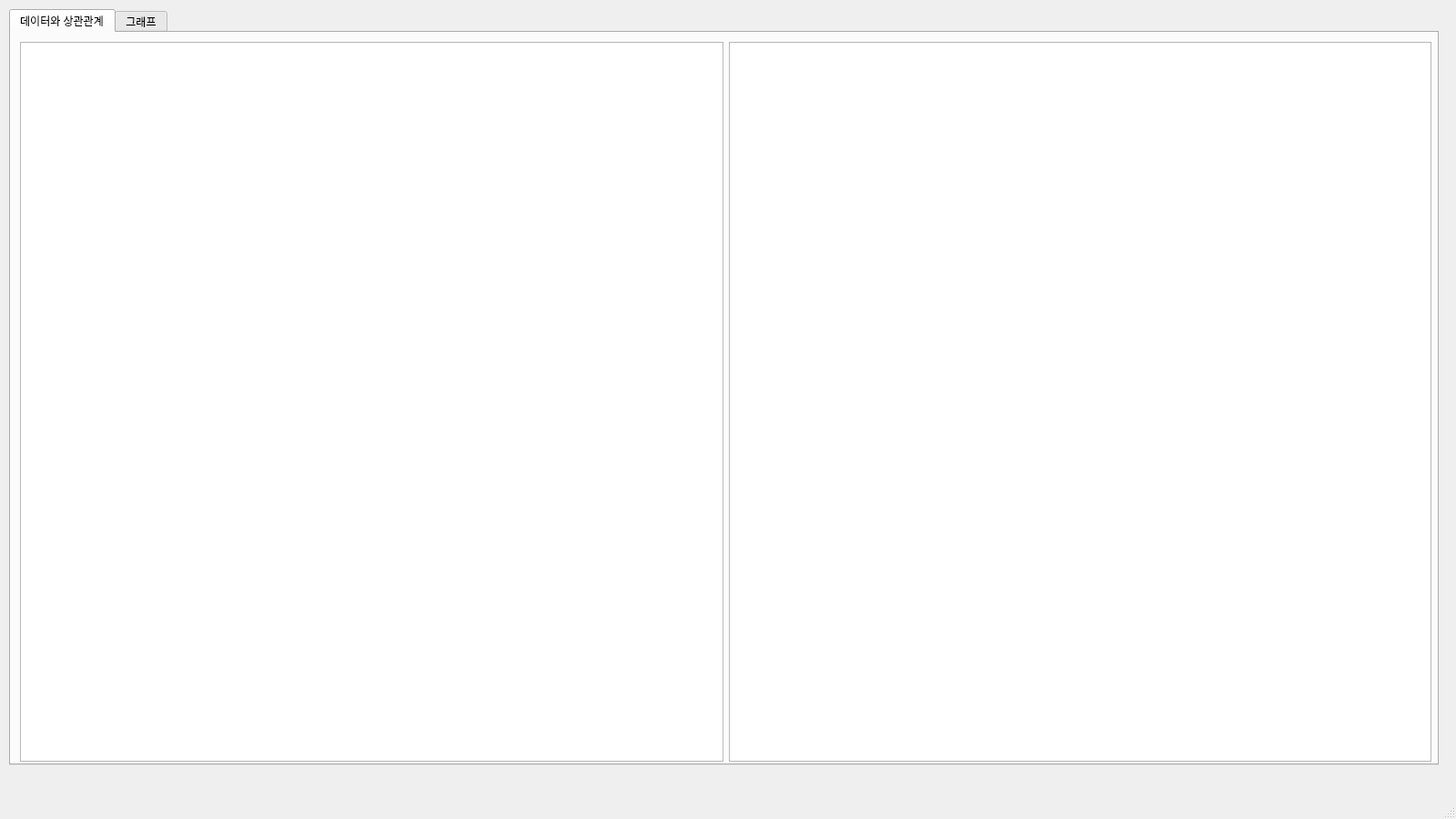
<?xml version="1.0" encoding="UTF-8"?>
<ui version="4.0">
 <class>MainWindow</class>
 <widget class="QMainWindow" name="MainWindow">
  <property name="geometry">
   <rect>
    <x>0</x>
    <y>0</y>
    <width>1600</width>
    <height>900</height>
   </rect>
  </property>
  <property name="windowTitle">
   <string>MainWindow</string>
  </property>
  <widget class="QWidget" name="centralwidget">
   <widget class="QTabWidget" name="tabWidget">
    <property name="geometry">
     <rect>
      <x>10</x>
      <y>10</y>
      <width>1571</width>
      <height>831</height>
     </rect>
    </property>
    <property name="currentIndex">
     <number>0</number>
    </property>
    <widget class="QWidget" name="tab">
     <attribute name="title">
      <string>데이터와 상관관계</string>
     </attribute>
     <widget class="QWidget" name="gridLayoutWidget">
      <property name="geometry">
       <rect>
        <x>10</x>
        <y>10</y>
        <width>1551</width>
        <height>791</height>
       </rect>
      </property>
      <layout class="QGridLayout" name="gridLayout">
       <item row="0" column="0">
        <layout class="QHBoxLayout" name="horizontalLayout">
         <item>
          <layout class="QVBoxLayout" name="verticalLayout">
           <item>
            <widget class="QListView" name="dataView"/>
           </item>
          </layout>
         </item>
        </layout>
       </item>
       <item row="0" column="1">
        <layout class="QVBoxLayout" name="verticalLayout_2">
         <item>
          <layout class="QVBoxLayout" name="verticalLayout_3">
           <item>
            <widget class="QListView" name="summaryView"/>
           </item>
          </layout>
         </item>
         <item>
          <layout class="QVBoxLayout" name="chartLayout"/>
         </item>
        </layout>
       </item>
      </layout>
     </widget>
    </widget>
    <widget class="QWidget" name="tab_2">
     <attribute name="title">
      <string>그래프</string>
     </attribute>
    </widget>
   </widget>
  </widget>
  <widget class="QMenuBar" name="menubar">
   <property name="geometry">
    <rect>
     <x>0</x>
     <y>0</y>
     <width>1600</width>
     <height>21</height>
    </rect>
   </property>
  </widget>
  <widget class="QStatusBar" name="statusbar"/>
 </widget>
 <resources/>
 <connections/>
</ui>
